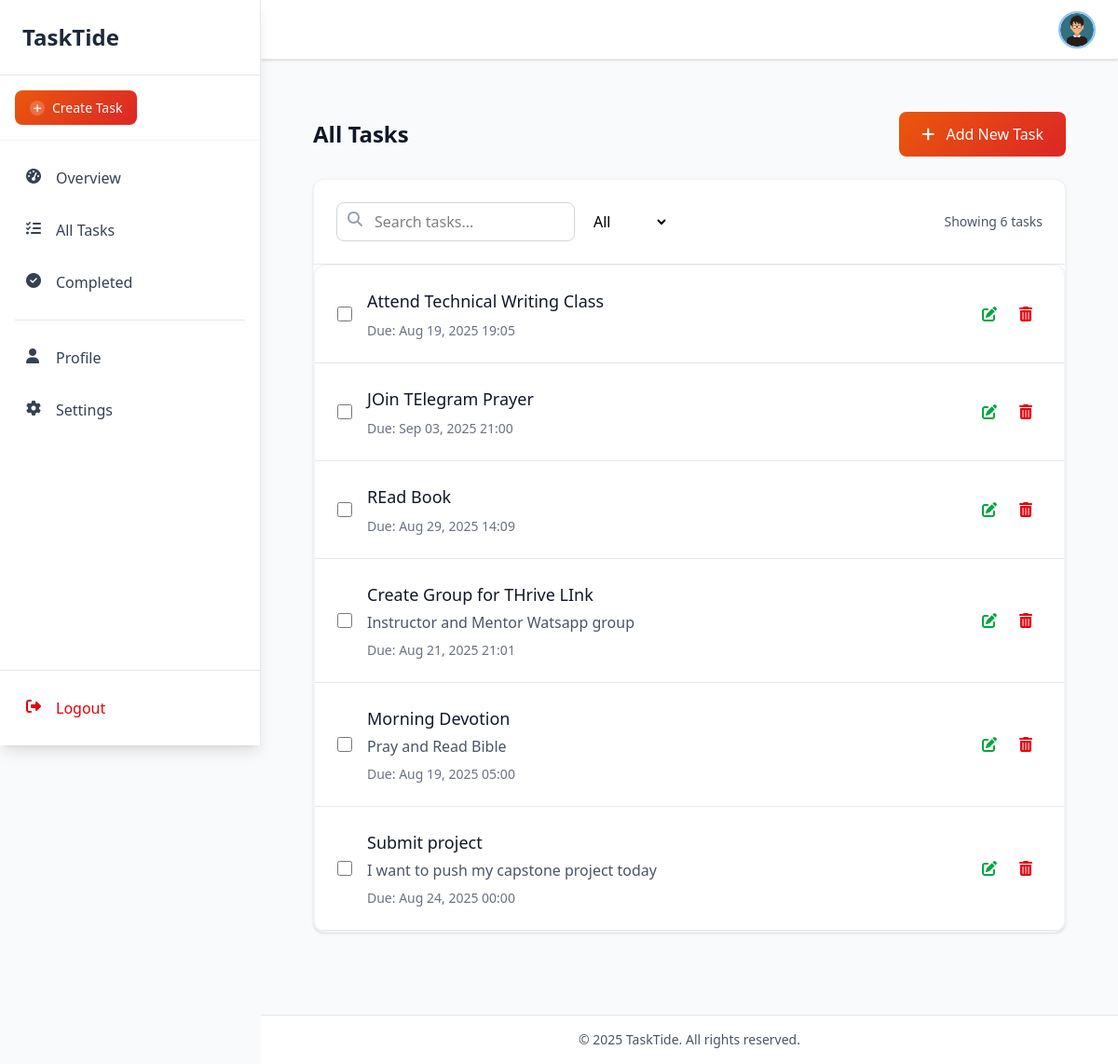
The app's page /dashboard/tasks/ (signed in), older data.
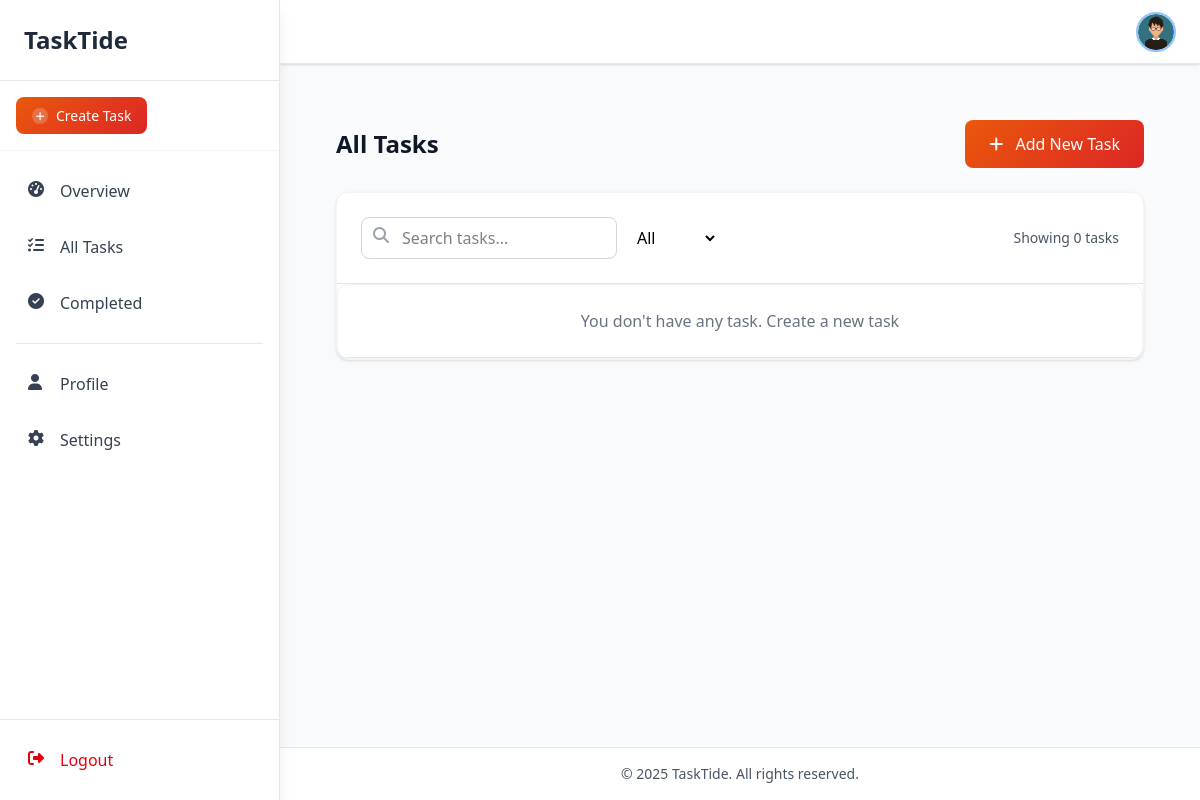
The same page, newer data.
### tasks/models.py (models this page shows, shortened)
class Task(models.Model):
    PRIORITY_CHOICES = [
        ("low", "Low"),
        ("medium", "Medium"),
        ("high", "High"),
        ("urgent", "Urgent"),
    ]
    user = models.ForeignKey(User, on_delete=models.CASCADE, related_name="tasks")
    title = models.CharField(max_length=300)
    description = models.TextField(blank=True, null=True)
    completed = models.BooleanField(default=False)
    priority = models.CharField(
        max_length=10,
        choices=PRIORITY_CHOICES,
        default="medium"
    )
    due_date = models.DateTimeField(blank=True, null=True)
    created_at = models.DateTimeField(auto_now_add=True)
    updated_at = models.DateTimeField(auto_now=True)

### tasks/views.py (the view)
# urls.py: path('dashboard/tasks/', TaskListView.as_view(), name='all_tasks'),
class TaskListView(ListView):
    model = Task
    template_name = 'core/dashboard/all_tasks.html'
    context_object_name = 'tasks'
    ordering = ['-created_at']
    paginate_by = 8
    def get_queryset(self):
        queryset = Task.objects.filter(user=self.request.user, completed=False).order_by('-created_at')
        search = self.request.GET.get('search')
        status = self.request.GET.get('status')
        if search:
            queryset = queryset.filter(title__icontains=search)
        if status:
            queryset = queryset.filter(status=status)
        return queryset

### core/templates/core/dashboard/all_tasks.html (shortened to what this page needs)
{% extends "core/dashboard_layout.html" %} {% load static %} {% block content %}
<div
id="all-tasks-page"
class="mx-auto px-4 sm:px-6 lg:px-8 py-8">
  <div class="fade-in">
    <div class="flex justify-between items-center mb-6">
      <h2 class="text-2xl font-bold text-gray-900">All Tasks</h2>
      <a
        href="{% url 'create_tasks' %}"
        class="btn cursor-pointer text-white px-6 py-3 rounded-lg font-medium"
      >
        <i class="fas fa-plus mr-2"></i>
        Add New Task
      </a>
    </div>
    <div
      class="bg-white rounded-xl shadow-sm border border-gray-100 overflow-hidden"
    >
      <div class="p-6 border-b border-gray-200">
        <div
          class="flex flex-col md:flex-row md:items-center md:justify-between space-y-4 md:space-y-0"
        >
          <div class="flex items-center space-x-4">
            <div class="relative">
              <input
                type="text"
                name = "search"
                placeholder="Search tasks..."
                value = "{{ request.GET.search }}"
                class="pl-10 pr-4 py-2 border border-gray-300 rounded-lg focus:outline-none focus:ring-2 focus:ring-claude-500 focus:border-transparent w-64"
              />
              <i
                class="fas fa-search absolute left-3 top-2.5 w-4 h-4 text-gray-400"
              ></i>
            </div>
            <select
            name="status">
              <option value="">All</option>
            </select>
          </div>
          <div class="text-sm text-gray-600">Showing {{ tasks.count }} tasks</div>
        </div>
      </div>
    <div class="bg-white rounded-xl shadow-sm border border-gray-100 overflow-hidden">
      <div class="divide-y divide-gray-200">
{% for task in tasks %}
<div
  id="task-{{ task.id }}"
  class="task-card p-6 hover:bg-gray-50 transition-all duration-200">
  <div class="flex items-center justify-between">
    <a
      href="{% url 'single_task' task.id %}"
      class="flex items-center space-x-4">
      <input
        type="checkbox"
        data-task-id="{{ task.id }}"
        class="task-toggle h-4 w-4 text-orange-600 focus:ring-orange-500 border-gray-300 rounded"
        {% if task.completed %}checked{% endif %} />
      <div class="flex-1">
        <h3 class="text-lg font-medium text-gray-900 {% if task.completed %}line-through{% endif %}">
          {{ task.title }}
        </h3>
        {% if task.description %}
        <p class="text-gray-600 mt-1">{{ task.description }}</p>
        {% endif %}
        <div class="flex items-center space-x-4 mt-2 text-sm text-gray-500">
          <span>Due: {{ task.due_date|date:"M d, Y H:i" }}</span>
        </div>
      </div>
    </a>
    <div class="flex items-center space-x-3">
      <div class="flex items-center space-x-2">
        <a href="{% url 'update_task' task.pk %}"
          class="text-green-600 hover:text-green-700 p-2 rounded-lg hover:bg-green-50 transition-colors">
          <i class="fas fa-edit w-4 h-4"></i>
        </a>
        <a href="{% url 'delete_task' task.pk %}"
          class="text-red-600 hover:text-red-700 p-2 rounded-lg hover:bg-red-50 transition-colors">
          <i class="fas fa-trash-alt w-4 h-4"></i>
        </a>
      </div>
    </div>
  </div>
</div>
{% empty %}
<p class="p-6 text-gray-500 text-center">You don't have any task. Create a new task</p>
{% endfor %}
      </div>
    </div>
    </div>
  </div>
</div>
{% endblock %}

Row changes from the older to the newer data that the page shows:
no longer on this page (row edited): Task: title "Attend Technical Writing Class", due_date "Aug 19, 2025 19:05"
no longer on this page (row edited): Task: title "JOin TElegram Prayer", due_date "Sep 03, 2025 21:00"
no longer on this page (row edited): Task: title "REad Book", due_date "Aug 29, 2025 14:09"
no longer on this page (row edited): Task: title "Create Group for THrive LInk", description "Instructor and Mentor Watsapp group", due_date "Aug 21, 2025 21:01"
no longer on this page (row edited): Task: title "Morning Devotion", description "Pray and Read Bible", due_date "Aug 19, 2025 05:00"
no longer on this page (row edited): Task: title "Submit project", description "I want to push my capstone project today", due_date "Aug 24, 2025 00:00"
Text that changed along with them:
{{ tasks.count }}: "6" → "0"
text now shown: "You don't have any task. Create a new task"
